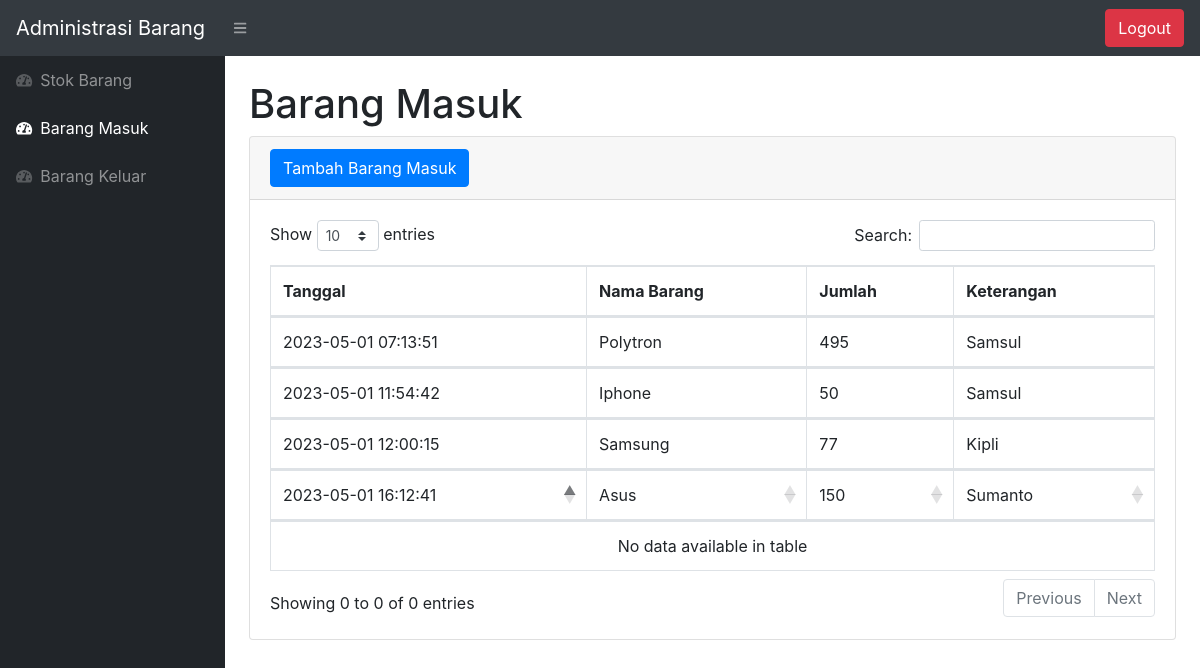
The app's page /masuk.php (signed in) with its own data.
### tables this page shows
CREATE TABLE `barangmasuk` (
  `idmasuk` int(11) NOT NULL,
  `idbarang` int(11) NOT NULL,
  `tanggal` timestamp NOT NULL DEFAULT current_timestamp() ON UPDATE current_timestamp(),
  `keterangan` varchar(25) NOT NULL,
  `qty` int(11) NOT NULL
);

CREATE TABLE `stok` (
  `idbarang` int(11) NOT NULL,
  `namabarang` varchar(25) NOT NULL,
  `deskripsi` varchar(25) NOT NULL,
  `stok` int(11) NOT NULL
);

### masuk.php (the view, shortened to what this page needs)
<?php
require 'function.php';
?>
<!DOCTYPE html>
<html lang="en">
    <head>
        <link href="css/styles.css" rel="stylesheet" />
        <link href="https://cdn.datatables.net/1.10.20/css/dataTables.bootstrap4.min.css" rel="stylesheet" />
    </head>
    <body class="sb-nav-fixed">
        <nav class="sb-topnav navbar navbar-expand navbar-dark bg-dark">
            <a class="navbar-brand" href="index.html">Administrasi Barang</a>
            <button class="btn btn-link btn-sm order-1 order-lg-0" id="sidebarToggle" href="#"><i class="fas fa-bars"></i></button>
            <ul class="navbar-nav ml-auto ml-md-0">
                <a class="btn btn-danger" href="logout.php">Logout</a>
            </ul>
        </nav>
        <div id="layoutSidenav">
            <div id="layoutSidenav_nav">
                <nav class="sb-sidenav accordion sb-sidenav-dark" id="sidenavAccordion">
                    <div class="sb-sidenav-menu">
                        <div class="nav">
                            <a class="nav-link" href="index.php">
                                <div class="sb-nav-link-icon"><i class="fas fa-tachometer-alt"></i></div>
                                Stok Barang
                            </a>
                            <a class="nav-link" href="masuk.php">
                                <div class="sb-nav-link-icon"><i class="fas fa-tachometer-alt"></i></div>
                                Barang Masuk
                            </a><a class="nav-link" href="keluar.php">
                                <div class="sb-nav-link-icon"><i class="fas fa-tachometer-alt"></i></div>
                                Barang Keluar
                            </a>
                        </div>
                    </div>
                </nav>
            </div>
            <div id="layoutSidenav_content">
                <main>
                    <div class="container-fluid">
                        <h1 class="mt-4">Barang Masuk</h1>
                        <div class="card mb-4">
                        <div class="card-header">
                            <button type="button" class="btn btn-primary" data-toggle="modal" data-target="#exampleModal">Tambah Barang Masuk</button>
                        </div>
                        <div class="card-body">
                            <div class="table-responsive">
                                <table class="table table-bordered" id="dataTable" width="100%" cellspacing="0">
                                    <thead>
                                        <tr>
                                            <th>Tanggal</th>
                                            <th>Nama Barang</th>
                                            <th>Jumlah</th>
                                            <th>Keterangan</th>
                                        </tr>
                                        <?php
                                            $ambilsemuadatastok = mysqli_query($conn, "SELECT * FROM barangmasuk b, stok s WHERE s.idbarang = b.idbarang");
                                            while ($data = mysqli_fetch_array($ambilsemuadatastok)){
                                                $tanggal = $data['tanggal'];
                                                $namabarang = $data['namabarang'];
                                                $qty = $data['qty'];
                                                $keterangan = $data['keterangan'];
                                        ?>
                                        <tr>
                                            <td><?=$tanggal?></td>
                                            <td><?=$namabarang?></td>
                                            <td><?=$qty?></td>
                                            <td><?=$keterangan?></td>
                                        </tr>
                                        <?php
                                        }
                                        ?>
                                </table>
                            </div>
                        </div>
                    </div>
                    </div>
                </main>
            </div>
        </div>
    </body>
</html>

### records on screen
barangmasuk: tanggal "2023-05-01 07:13:51", idbarang.namabarang "Polytron", qty "495", keterangan "Samsul"
barangmasuk: tanggal "2023-05-01 11:54:42", idbarang.namabarang "Iphone", qty "50", keterangan "Samsul"
barangmasuk: tanggal "2023-05-01 12:00:15", idbarang.namabarang "Samsung", qty "77", keterangan "Kipli"
barangmasuk: tanggal "2023-05-01 16:12:41", idbarang.namabarang "Asus", qty "150", keterangan "Sumanto"
